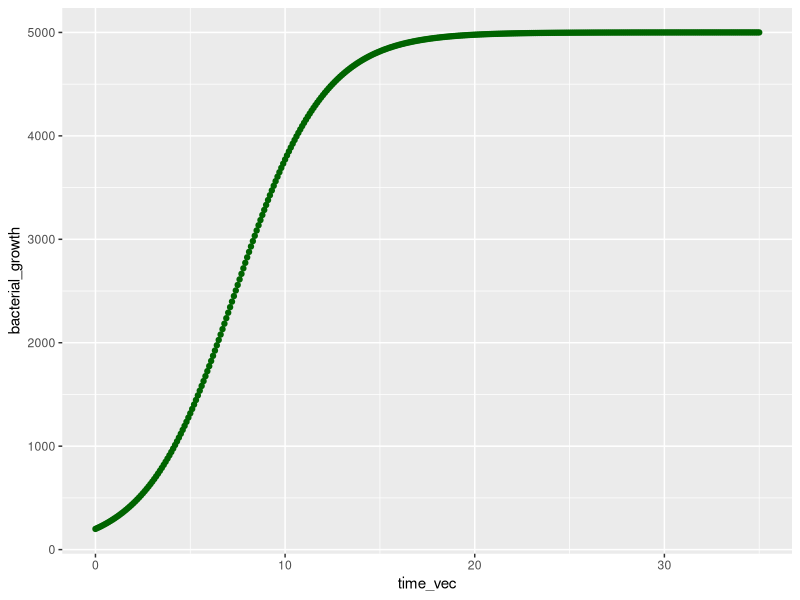
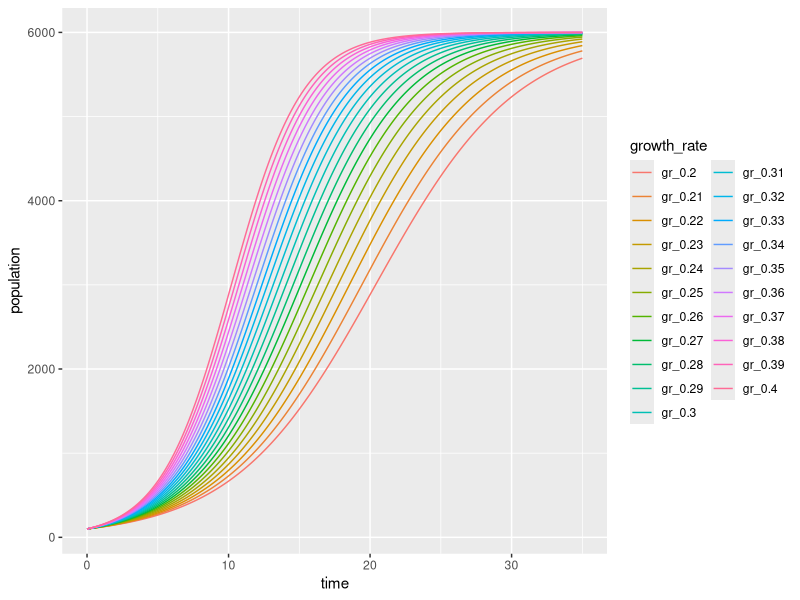

Source code (R) for these figures, in order:
## ---- chunk 1
knitr::opts_chunk$set(echo = TRUE)
library(tidyverse)
## ---- chunk 2
# Calculate the groundwater transport rate

gw_rate <- function(site) {
  
  gw_slope_depth <- data.frame(sitename = c("mountain", "prairie", "desert", "beach"),
                               depth = c(32, 41, 63, 2),
                               slope = c(11.2, 0.4, 0.8, 2.6))
  
  site_select <- dplyr::filter(gw_slope_depth, sitename == site)
  
  transport_rate <- 1.4 * site_select$slope + 3.6 * site_select$depth
  
  return(transport_rate)
  
}

gw_rate(site = "prairie")
## ---- chunk 3
gw_rate_switch <- function(site) {
  gw_slope_depth <- switch(site,
                           "mountain" = c(32, 11.2),
                           "prairie" = c(41, 0.4),
                           "desert" = c(63, 0.8),
                           "beach" = c(2, 2.6))
  
  transport_rate <- 1.4 * gw_slope_depth[2] + 3.6 * gw_slope_depth[1]
  
  return(transport_rate)
}

gw_rate_switch(site = "prairie")
## ---- chunk 4

logistic_growth <- function(K, N0, r, time) {
  Nt <- K / (1 + ((K - N0) / N0) * exp(-r * time))
  print(Nt)
}

logistic_growth(K = 5000, N0 = 200, r = 0.43, time = 6)

time_vec <- seq(from = 0, to = 35, by = 0.1)
bacterial_growth <- logistic_growth(K = 5000, N0 = 200, r = 0.43, time = time_vec)

bacterial_df <- data.frame(time_vec, bacterial_growth)

## Plot

ggplot(data = bacterial_df, aes(x = time_vec, y = bacterial_growth)) +
  geom_point(color = "dark green")

## ---- chunk 5
r_seq <- seq(from = 0.20, to = 0.40, by = 0.01)
time_vec <- seq(from = 0, to = 35, by = 0.1)

out_matrix <- matrix(nrow = length(time_vec), ncol = length(r_seq))

# N0 = 100, K = 6000
for (i in seq_along(r_seq)) {
  for (j in seq_along(time_vec)) {
    pop <- logistic_growth(K = 6000, N0 = 100, r = r_seq[i], time = time_vec[j])
    out_matrix[j, i] <- pop
  }
}

# Wrangling

# Make data frame (add time column to out_matrix)
out_df <- data.frame(time = time_vec, out_matrix)

#Update column names
colnames(out_df) <- c("time", paste0("gr_", r_seq))

# make a long form (tidy version) of this data
out_df_long <- out_df %>% 
  pivot_longer(-time, names_to = "growth_rate", values_to = "population")

# Make in ggplot a line graph (geom_line()) for population (y-axis) over time(x-axis) with color depending on the growth rate

ggplot(data = out_df_long, aes(x = time, y = population)) +
  geom_line(aes(color = growth_rate))
